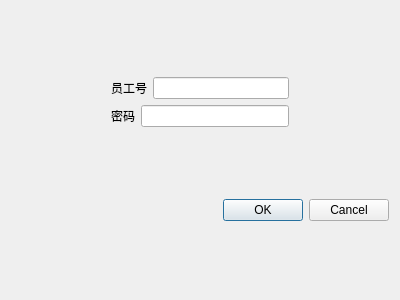
<?xml version="1.0" encoding="UTF-8"?>
<ui version="4.0">
 <class>Login</class>
 <widget class="QDialog" name="Login">
  <property name="geometry">
   <rect>
    <x>0</x>
    <y>0</y>
    <width>400</width>
    <height>300</height>
   </rect>
  </property>
  <property name="windowTitle">
   <string>Dialog</string>
  </property>
  <layout class="QVBoxLayout" name="verticalLayout_2">
   <item>
    <layout class="QVBoxLayout" name="verticalLayout">
     <item>
      <layout class="QHBoxLayout" name="horizontalLayout">
       <property name="leftMargin">
        <number>100</number>
       </property>
       <property name="rightMargin">
        <number>100</number>
       </property>
       <item>
        <widget class="QLabel" name="label">
         <property name="text">
          <string>员工号</string>
         </property>
        </widget>
       </item>
       <item>
        <widget class="QLineEdit" name="lineEdit"/>
       </item>
      </layout>
     </item>
     <item>
      <layout class="QHBoxLayout" name="horizontalLayout_3">
       <property name="leftMargin">
        <number>100</number>
       </property>
       <property name="rightMargin">
        <number>100</number>
       </property>
       <item>
        <widget class="QLabel" name="label_2">
         <property name="text">
          <string>密码</string>
         </property>
        </widget>
       </item>
       <item>
        <widget class="QLineEdit" name="lineEdit_2"/>
       </item>
      </layout>
     </item>
    </layout>
   </item>
   <item>
    <widget class="QDialogButtonBox" name="buttonBox">
     <property name="orientation">
      <enum>Qt::Horizontal</enum>
     </property>
     <property name="standardButtons">
      <set>QDialogButtonBox::Cancel|QDialogButtonBox::Ok</set>
     </property>
    </widget>
   </item>
  </layout>
 </widget>
 <resources/>
 <connections>
  <connection>
   <sender>buttonBox</sender>
   <signal>accepted()</signal>
   <receiver>Login</receiver>
   <slot>accept()</slot>
   <hints>
    <hint type="sourcelabel">
     <x>248</x>
     <y>254</y>
    </hint>
    <hint type="destinationlabel">
     <x>157</x>
     <y>274</y>
    </hint>
   </hints>
  </connection>
  <connection>
   <sender>buttonBox</sender>
   <signal>rejected()</signal>
   <receiver>Login</receiver>
   <slot>reject()</slot>
   <hints>
    <hint type="sourcelabel">
     <x>316</x>
     <y>260</y>
    </hint>
    <hint type="destinationlabel">
     <x>286</x>
     <y>274</y>
    </hint>
   </hints>
  </connection>
 </connections>
</ui>
